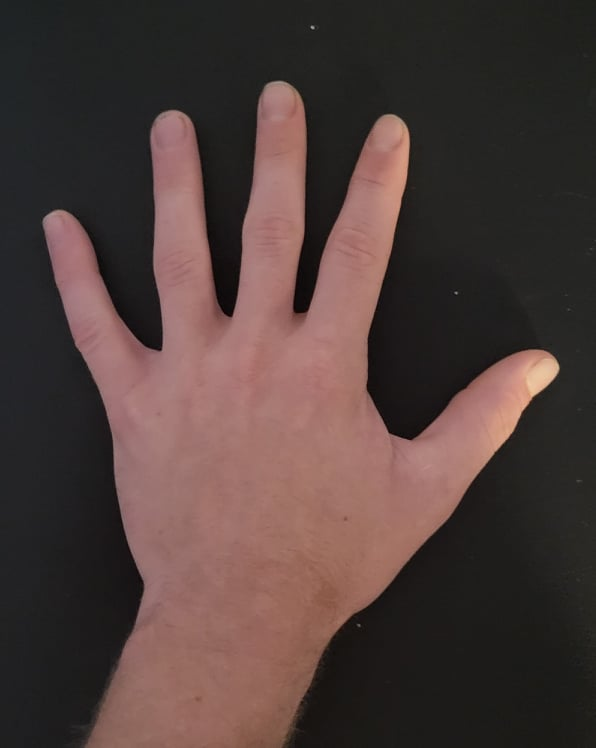
#> input picture rawhand.jpg, 596 x 748 px
$ python fingercount.py
#> lines starting #> are read from the running program, lines starting #| are printed output that depends on the picture; after the words box and inside, x2 and y2 are one past the last pixel; in counts of white or black regions, pixels touching at a corner belong together
import cv2
import numpy as np

#Open a simple image
img=cv2.imread("rawhand.jpg")
#> img is the input picture: shape (748, 596, 3); mean B, G, R 58.4, 61.4, 78.7

#converting from gbr to hsv color space
img_HSV = cv2.cvtColor(img, cv2.COLOR_BGR2HSV)
#> img_HSV: shape (748, 596, 3); mean H, S, V 43.4, 46.9, 79.2
#skin color range for hsv color space
HSV_mask = cv2.inRange(img_HSV, (0, 15, 0), (17,170,255))
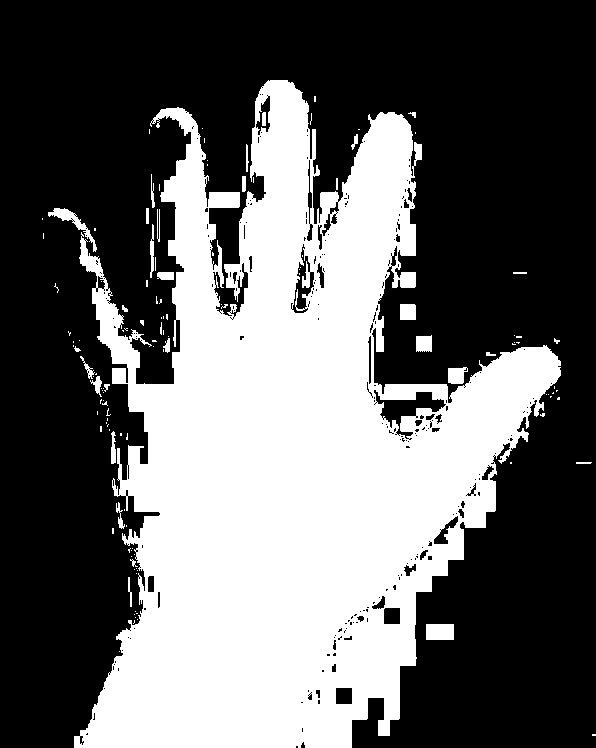
#> HSV_mask: shape (748, 596); 39.3% white; 126 white regions (95 under 20 px), largest, box (x1, y1, x2, y2) and area: (74, 80, 561, 748) 171626, (426, 624, 454, 640) 448, (48, 208, 97, 252) 421
HSV_mask = cv2.morphologyEx(HSV_mask, cv2.MORPH_OPEN, np.ones((3,3), np.uint8))
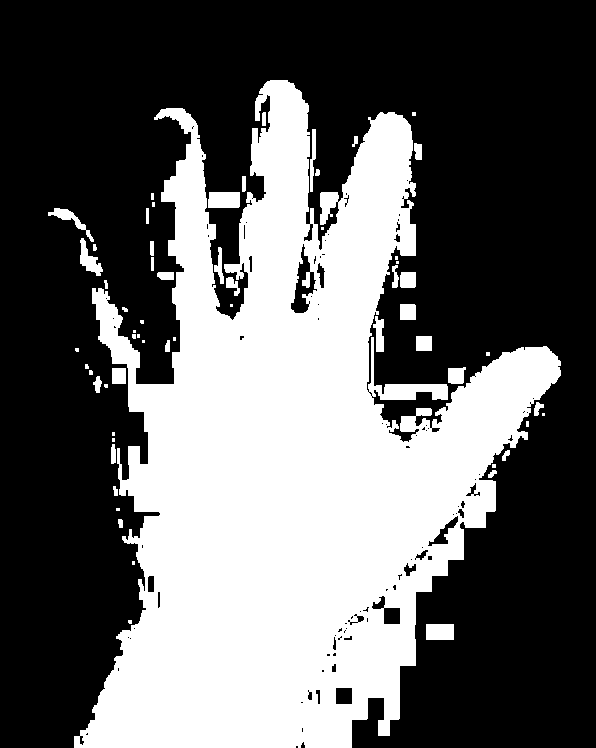
#> HSV_mask: shape (748, 596); 38.7% white; 61 white regions (25 under 20 px), largest, box (x1, y1, x2, y2) and area: (74, 80, 561, 748) 167105, (208, 192, 240, 208) 504, (426, 624, 454, 640) 448

#converting from gbr to YCbCr color space
img_YCrCb = cv2.cvtColor(img, cv2.COLOR_BGR2YCrCb)
#> img_YCrCb: shape (748, 596, 3); mean of channels 0, 1, 2 66.3, 136.9, 123.6
#skin color range for hsv color space
YCrCb_mask = cv2.inRange(img_YCrCb, (0, 135, 85), (255,180,135))
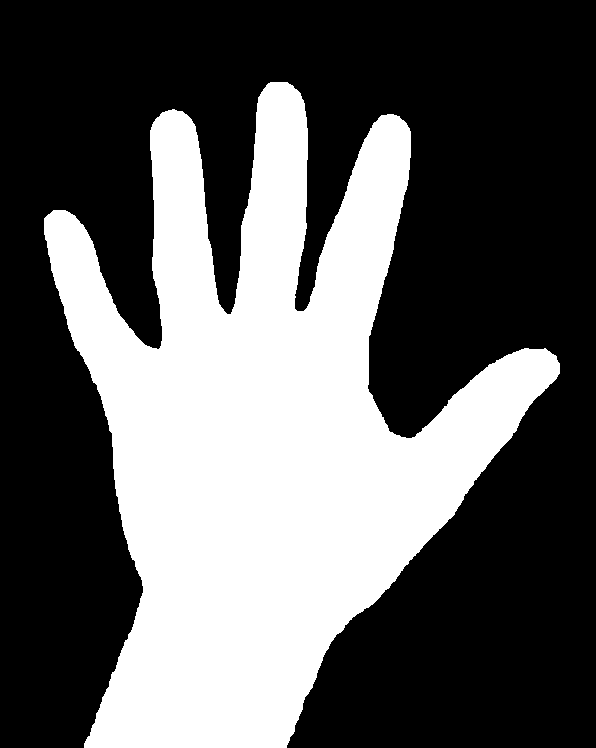
#> YCrCb_mask: shape (748, 596); 37% white; 1 white region, box (x1, y1, x2, y2) and area: (44, 82, 560, 748) 165022
YCrCb_mask = cv2.morphologyEx(YCrCb_mask, cv2.MORPH_OPEN, np.ones((3,3), np.uint8))
#> YCrCb_mask: shape (748, 596); 37% white; 1 white region, box (x1, y1, x2, y2) and area: (44, 82, 560, 748) 165018

#merge skin detection (YCbCr and hsv)
global_mask=cv2.bitwise_and(YCrCb_mask,HSV_mask)
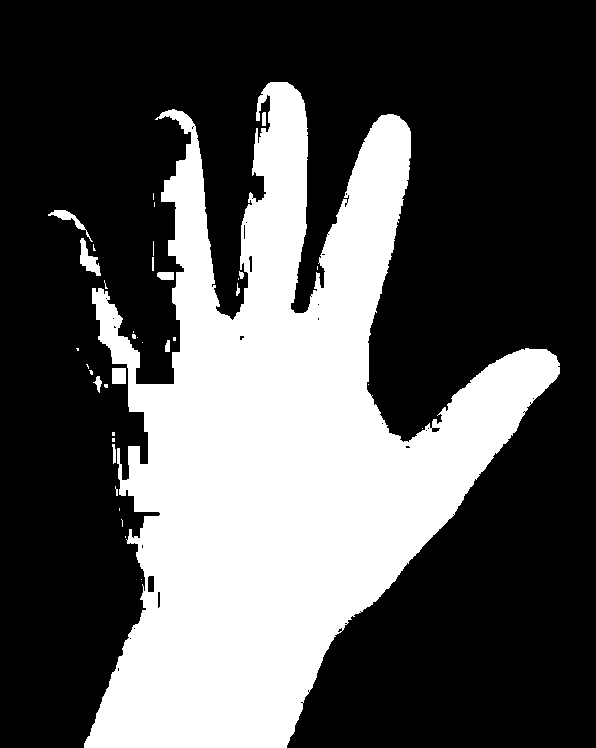
#> global_mask: shape (748, 596); 33.1% white; 37 white regions (25 under 20 px), largest, box (x1, y1, x2, y2) and area: (84, 82, 560, 748) 146041, (80, 238, 101, 276) 368, (48, 210, 93, 242) 268
global_mask=cv2.medianBlur(global_mask,3)
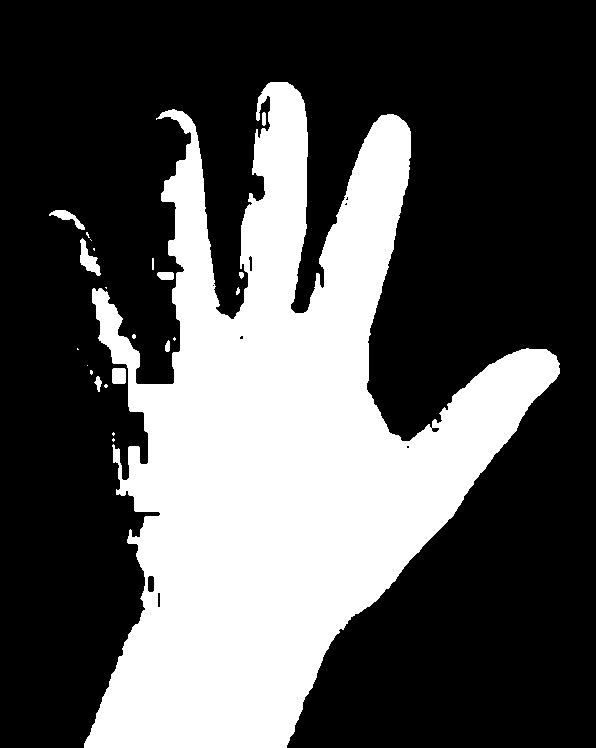
#> global_mask: shape (748, 596); 33.1% white; 23 white regions (12 under 20 px), largest, box (x1, y1, x2, y2) and area: (84, 82, 560, 748) 146205, (80, 238, 101, 276) 362, (49, 210, 85, 230) 243
global_mask = cv2.morphologyEx(global_mask, cv2.MORPH_OPEN, np.ones((4,4), np.uint8))
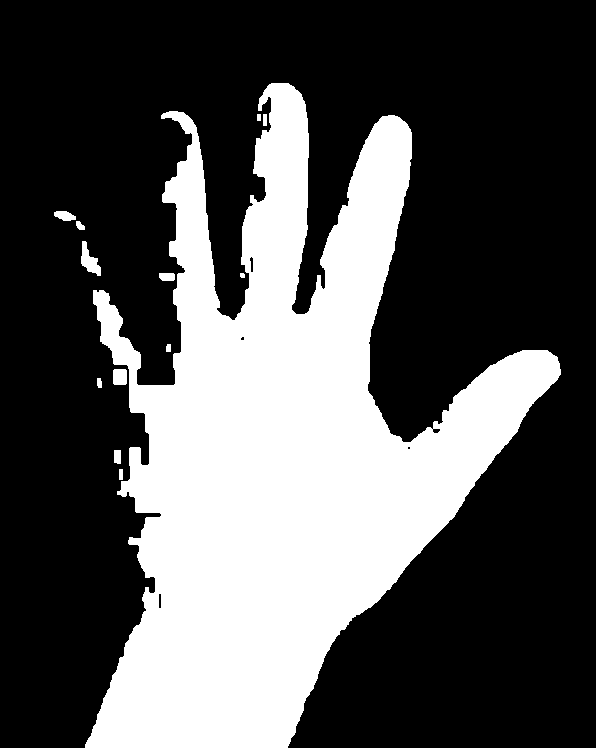
#> global_mask: shape (748, 596); 32.9% white; 13 white regions, largest, box (x1, y1, x2, y2) and area: (85, 83, 561, 748) 145578, (81, 241, 101, 276) 349, (113, 369, 127, 385) 220


HSV_result = cv2.bitwise_not(HSV_mask)
YCrCb_result = cv2.bitwise_not(YCrCb_mask)
global_result=cv2.bitwise_not(global_mask)


# [5 lines of commented-out code are left out]
cv2.imwrite("1_HSV.jpg",HSV_result)
cv2.imwrite("2_YCbCr.jpg",YCrCb_result)
cv2.imwrite("3_global_result.jpg",global_result)
cv2.imshow("2_YCbCr.jpg")
cv2.waitKey(0)
cv2.destroyAllWindows()

$ run again, with fronthand.jpg copied over rawhand.jpg
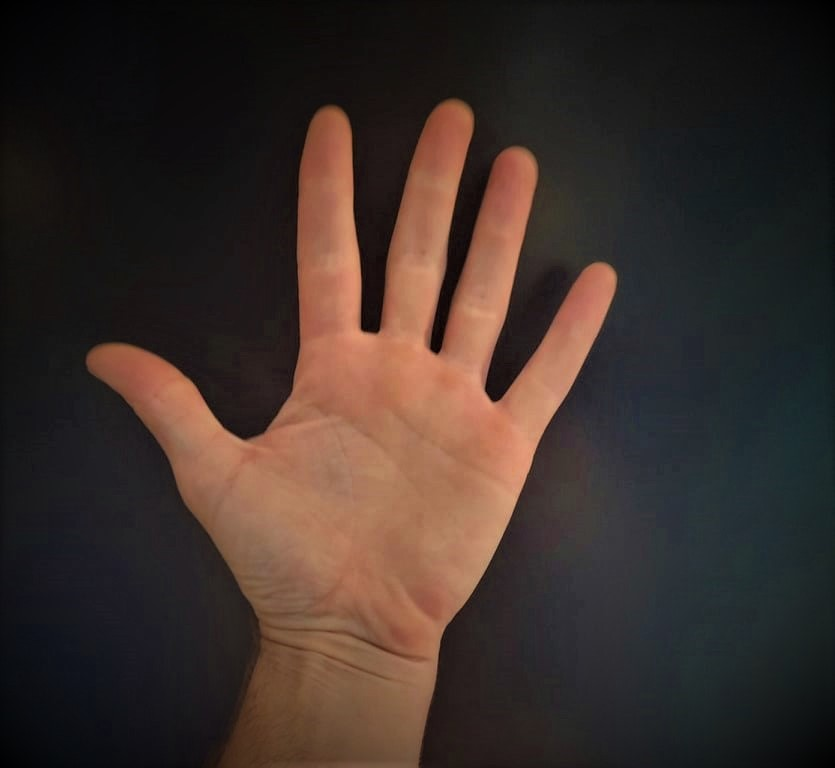
#> input picture fronthand.jpg, 835 x 768 px
#> img is the input picture: shape (768, 835, 3); mean B, G, R 42.2, 47.6, 60.8
#> img_HSV: shape (768, 835, 3); mean H, S, V 59, 69.9, 63.8
#> `HSV_mask = cv2.inRange(img_HSV, (0, 15, 0), (17,170,255))`:
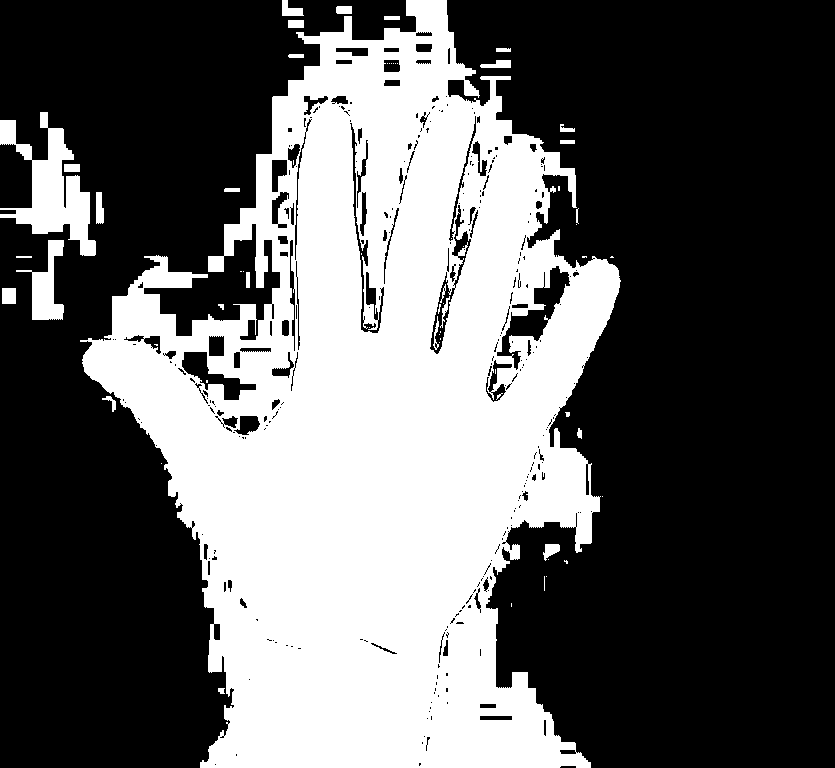
#> HSV_mask: shape (768, 835); 38% white; 63 white regions (35 under 20 px), largest, box (x1, y1, x2, y2) and area: (80, 0, 621, 768) 233890, (0, 112, 96, 256) 5558, (16, 240, 64, 320) 1576
#> img_YCrCb: shape (768, 835, 3); mean of channels 0, 1, 2 50.9, 135.1, 123.1
#> `global_mask = cv2.morphologyEx(global_mask, cv2.MORPH_OPEN, np.ones((4..`:
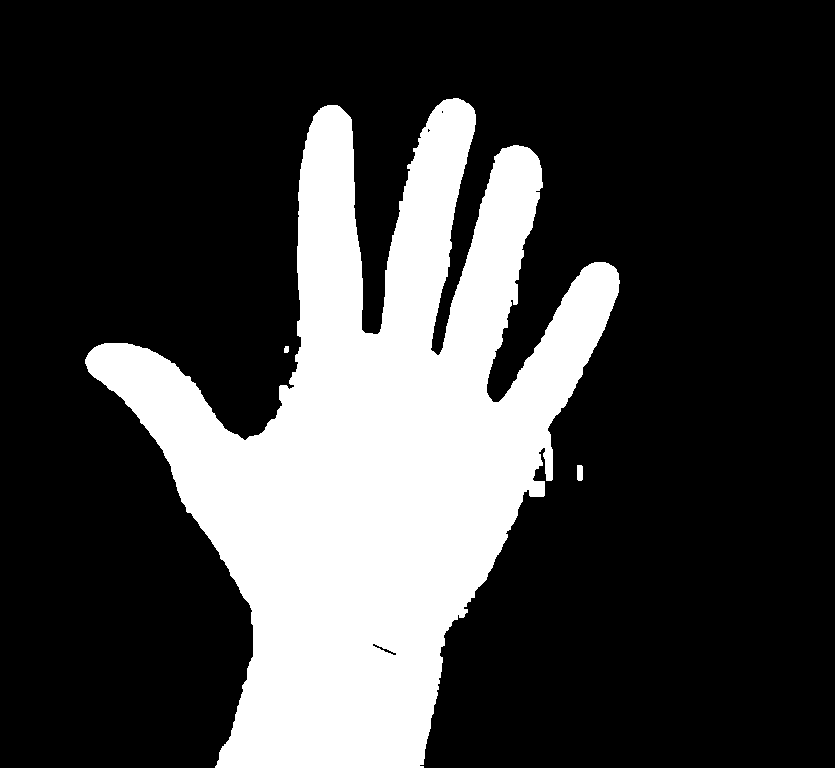
#> global_mask: shape (768, 835); 25% white; 3 white regions, box (x1, y1, x2, y2) and area: (85, 98, 620, 768) 160334, (577, 465, 583, 481) 93, (284, 346, 289, 353) 32
#> HSV_result: shape (768, 835); 62.4% white; 40 black regions (12 under 20 px), largest, box (x1, y1, x2, y2) and area: (83, 0, 620, 768) 231726, (0, 112, 96, 256) 5512, (32, 240, 64, 320) 1537
#> YCrCb_result: shape (768, 835); 74.3% white; 11 black regions (2 under 20 px), largest, box (x1, y1, x2, y2) and area: (84, 97, 619, 768) 164090, (538, 528, 559, 548) 278, (576, 463, 582, 480) 99
